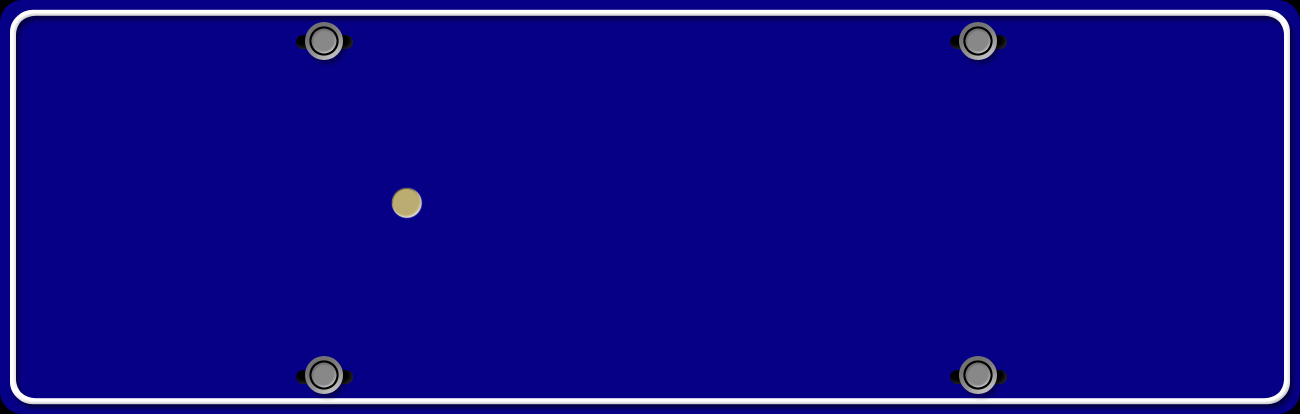
#> input picture UndergraduateCourses/0DeepLearning/CarCard/images/template.bmp, 1300 x 414 px
$ python genplate.py
#> lines starting #> are read from the running program, lines starting #| are printed output that depends on the picture
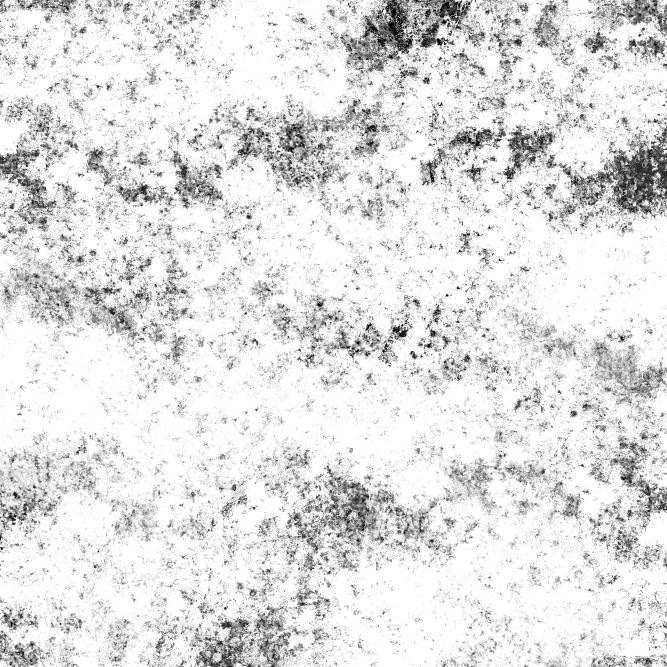
#> input picture UndergraduateCourses/0DeepLearning/CarCard/images/smu2.jpg, 2000 x 2000 px (shown at 1/3 size)
#> in __init__, self.smu is the input picture: shape (2000, 2000, 3); min 0, max 255, mean 225.7
# coding=utf-8

from PIL import ImageFont
from PIL import Image
from PIL import ImageDraw
import cv2
import numpy as np
import os
from math import *
import matplotlib.pyplot as plt
'''
         参考https://github.com/szad670401/end-to-end-for-chinese-plate-recognition 车牌数据集源地址
         车牌生成器作为数据集使用 关键代码已注释
'''

# font = ImageFont.truetype("Arial-Bold.ttf",14)

index = {"京": 0, "沪": 1, "津": 2, "渝": 3, "冀": 4, "晋": 5, "蒙": 6, "辽": 7, "吉": 8, "黑": 9, "苏": 10, "浙": 11, "皖": 12,
         "闽": 13, "赣": 14, "鲁": 15, "豫": 16, "鄂": 17, "湘": 18, "粤": 19, "桂": 20, "琼": 21, "川": 22, "贵": 23, "云": 24,
         "藏": 25, "陕": 26, "甘": 27, "青": 28, "宁": 29, "新": 30, "0": 31, "1": 32, "2": 33, "3": 34, "4": 35, "5": 36,
         "6": 37, "7": 38, "8": 39, "9": 40, "A": 41, "B": 42, "C": 43, "D": 44, "E": 45, "F": 46, "G": 47, "H": 48,
         "J": 49, "K": 50, "L": 51, "M": 52, "N": 53, "P": 54, "Q": 55, "R": 56, "S": 57, "T": 58, "U": 59, "V": 60,
         "W": 61, "X": 62, "Y": 63, "Z": 64}

chars = ["京", "沪", "津", "渝", "冀", "晋", "蒙", "辽", "吉", "黑", "苏", "浙", "皖", "闽", "赣", "鲁", "豫", "鄂", "湘", "粤", "桂",
              "琼", "川", "贵", "云", "藏", "陕", "甘", "青", "宁", "新", "0", "1", "2", "3", "4", "5", "6", "7", "8", "9", "A",
              "B", "C", "D", "E", "F", "G", "H", "J", "K", "L", "M", "N", "P", "Q", "R", "S", "T", "U", "V", "W", "X",
              "Y", "Z"]


def AddSmudginess(img, Smu):
    rows = r(Smu.shape[0] - 50)

    cols = r(Smu.shape[1] - 50)
    adder = Smu[rows:rows + 50, cols:cols + 50]
    adder = cv2.resize(adder, (50, 50))
    #   adder = cv2.bitwise_not(adder)
    img = cv2.resize(img, (50, 50))
    img = cv2.bitwise_not(img)
    img = cv2.bitwise_and(adder, img)
    img = cv2.bitwise_not(img)
    return img


def rot(img, angel, shape, max_angel):
    """ 使图像轻微的畸变
        img 输入图像
        factor 畸变的参数
        size 为图片的目标尺寸
    """
    size_o = [shape[1], shape[0]]

    size = (shape[1] + int(shape[0]*cos((float(max_angel)/180) * 3.14)), shape[0])

    interval = abs(int(sin((float(angel) / 180) * 3.14) * shape[0]))

    pts1 = np.float32([[0, 0], [0, size_o[1]], [size_o[0], 0], [size_o[0], size_o[1]]])
    if angel > 0:
        pts2 = np.float32([[interval, 0], [0, size[1]], [size[0], 0], [size[0]-interval, size_o[1]]])
    else:
        pts2 = np.float32([[0, 0], [interval, size[1]], [size[0]-interval, 0], [size[0], size_o[1]]])

    M = cv2.getPerspectiveTransform(pts1, pts2)
    dst = cv2.warpPerspective(img, M, size)

    return dst


def rotRandrom(img, factor, size):
    shape = size
    pts1 = np.float32([[0, 0], [0, shape[0]], [shape[1], 0], [shape[1], shape[0]]])
    pts2 = np.float32([[r(factor), r(factor)], [r(factor), shape[0] - r(factor)], [shape[1] - r(factor),  r(factor)],
                       [shape[1] - r(factor), shape[0] - r(factor)]])
    M = cv2.getPerspectiveTransform(pts1, pts2)
    dst = cv2.warpPerspective(img, M, size)
    return dst


def tfactor(img):
    hsv = cv2.cvtColor(img, cv2.COLOR_BGR2HSV)
    hsv[:, :, 0] = hsv[:, :, 0]*(0.8 + np.random.random()*0.2)
    hsv[:, :, 1] = hsv[:, :, 1]*(0.3 + np.random.random()*0.7)
    hsv[:, :, 2] = hsv[:, :, 2]*(0.5 + np.random.random()*0.5) # 这里如果觉得生成的图片暗 可以适当加到两个0.5
    img = cv2.cvtColor(hsv, cv2.COLOR_HSV2BGR)

    return img


def random_envirment(img, data_set):
    index = r(len(data_set))
    env = cv2.imread(data_set[index])

    env = cv2.resize(env, (img.shape[1], img.shape[0]))

    bak = (img == 0)
    bak = bak.astype(np.uint8)*255
    inv = cv2.bitwise_and(bak, env)
    img = cv2.bitwise_or(inv, img)
    return img


def GenCh(f, val):
    img = Image.new("RGB", (45, 70), (255, 255, 255))
    draw = ImageDraw.Draw(img)
    draw.text((0, 3), val, (0, 0, 0), font=f)
    img = img.resize((23, 70))
    A = np.array(img)

    return A


def GenCh1(f, val):
    img = Image.new("RGB", (23, 70), (255, 255, 255))
    draw = ImageDraw.Draw(img)
    draw.text((0, 2), val.encode('utf-8').decode('utf-8'), (0, 0, 0), font=f)
    A = np.array(img)
    return A


def AddGauss(img, level):
    return cv2.blur(img, (level * 2 + 1, level * 2 + 1))


def r(val):
    return int(np.random.random() * val)


def AddNoiseSingleChannel(single):
    diff = 255-single.max()
    noise = np.random.normal(0, 1+r(6), single.shape)
    noise = (noise - noise.min())/(noise.max()-noise.min())
    noise = diff*noise
    noise = noise.astype(np.uint8)
    dst = single + noise
    return dst


def addNoise(img, sdev=0.5, avg=10):
    img[:, :, 0] = AddNoiseSingleChannel(img[:, :, 0])
    img[:, :, 1] = AddNoiseSingleChannel(img[:, :, 1])
    img[:, :, 2] = AddNoiseSingleChannel(img[:, :, 2])
    return img


class GenPlate:

    def __init__(self, fontCh, fontEng, NoPlates):
        self.fontC = ImageFont.truetype(fontCh, 43, 0)
        self.fontE = ImageFont.truetype(fontEng, 60, 0)
        self.img = np.array(Image.new("RGB", (226, 70), (255, 255, 255)))
        self.bg = cv2.resize(cv2.imread("./images/template.bmp"), (226, 70))
        self.smu = cv2.imread("./images/smu2.jpg")
        self.noplates_path = []
        for parent, parent_folder, filenames in os.walk(NoPlates):
            for filename in filenames:
                path = parent+"/"+filename
                self.noplates_path.append(path)

    def draw(self, val):
        offset = 2

        self.img[0:70, offset+8:offset+8+23] = GenCh(self.fontC, val[0])
        self.img[0:70, offset+8+23+6:offset+8+23+6+23] = GenCh1(self.fontE, val[1])
        for i in range(5):
            base = offset+8+23+6+23+17+i*23+i*6
            self.img[0:70, base: base+23] = GenCh1(self.fontE, val[i+2])
        return self.img

    def generate(self, text):  # 这里是对图片内容的生成与加工 每次com结束可以show就可以大概清楚对应方法做了什么
        if len(text) == 7:
            fg = self.draw(text.encode('utf-8').decode(encoding="utf-8"))
            fg = cv2.bitwise_not(fg)
            com = cv2.bitwise_or(fg, self.bg)
            com = rot(com, r(60)-30, com.shape, 30)
            com = rotRandrom(com, 10, (com.shape[1], com.shape[0]))
            # com = AddSmudginess(com,self.smu)
            com = tfactor(com)
            com = random_envirment(com, self.noplates_path)
            com = AddGauss(com, 1+r(1))
            com = addNoise(com)
            return com

    def genPlateString(self, pos, val):
        plateStr = ""
        box = [0, 0, 0, 0, 0, 0, 0]
        if pos != -1:
            box[pos] = 1
        for unit, cpos in zip(box, range(len(box))):
            if unit == 1:
                plateStr += val
            else:
                if cpos == 0:
                    plateStr += chars[r(31)]
                elif cpos == 1:
                    plateStr += chars[41+r(24)]
                else:
                    plateStr += chars[31+r(34)]

        return plateStr

    def genBatch(self, batchSize, pos, charRange, outputPath, size):
        if not os.path.exists(outputPath):
            os.mkdir(outputPath)
        platestr_list, img_list = [], []
        for i in range(batchSize):
            plateStr = G.genPlateString(-1, -1)  # 返回车牌字符串 例如 '晋M12345'
            platestr_list.append(plateStr)
            img = G.generate(plateStr)  # 返回生成好的车牌图片 使用CV2打开的
#> in GenCh, `img = Image.new("RGB", (45, 70), (255, 255, 255))`: img: PIL image 45x70 RGB; every value is 255
#> in GenCh1, `img = Image.new("RGB", (23, 70), (255, 255, 255))`: img: PIL image 23x70 RGB; every value is 255
#> in draw, `self.img[0:70, offset+8+23+6:offset+8+23+6+23] = GenCh1(self.fontE, va..`: self.img: shape (70, 226, 3); min 0, max 255, mean 248.1
#> after the loop in draw, `for i in range(5):`:
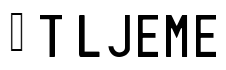
#> self.img: shape (70, 226, 3); min 0, max 255, mean 216.5
#> in tfactor, `hsv = cv2.cvtColor(img, cv2.COLOR_BGR2HSV)`: hsv: shape (70, 286, 3); mean H, S, V 63.4, 114.6, 87.8
#> in tfactor, `hsv[:, :, 0] = hsv[:, :, 0]*(0.8 + np.random.random()*0.2)`: hsv: shape (70, 286, 3); mean H, S, V 50.8, 114.6, 87.8
#> in tfactor, `hsv[:, :, 1] = hsv[:, :, 1]*(0.3 + np.random.random()*0.7)`: hsv: shape (70, 286, 3); mean H, S, V 50.8, 101, 87.8
#> in tfactor, `hsv[:, :, 2] = hsv[:, :, 2]*(0.5 + np.random.random()*0.5)`: hsv: shape (70, 286, 3); mean H, S, V 50.8, 101, 77.9
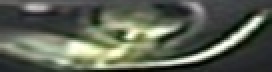
#> input picture UndergraduateCourses/0DeepLearning/CarCard/NoPlates/A02_NBD719_2.jpg, 136 x 36 px (shown 2 times larger)
#> in random_envirment, env is the input picture: shape (36, 136, 3); mean B, G, R 83.7, 97.2, 91.6
#> in AddGauss, `return cv2.blur(img, (level * 2 + 1, level * 2 + 1))`:
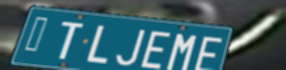
#> returned value: shape (70, 286, 3); mean of channels 0, 1, 2 107, 97.6, 60; drawn as B, G, R
#> in AddNoiseSingleChannel, `diff = 255-single.max()`: diff = 19
#> in AddNoiseSingleChannel, `dst = single + noise`:
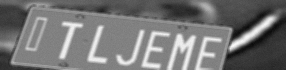
#> dst: shape (70, 286); min 11, max 252, mean 116.7
#> in AddNoiseSingleChannel (call 2), `diff = 255-single.max()`: diff = 6
#> in AddNoiseSingleChannel (call 2), `dst = single + noise`:
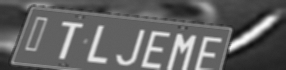
#> dst: shape (70, 286); min 14, max 252, mean 100.1
            img = cv2.resize(img, size)
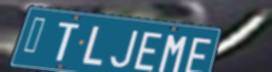
#> img: shape (72, 272, 3); mean B, G, R 116.6, 100, 66.1
            img_list.append(img)
            # cv2.imencode('.jpg', img)[1].tofile(os.path.join(outputPath, str(i).zfill(4) + '_' + plateStr + ".jpg")) # 如需保存图片名中有中问
            # cv2.imwrite(os.path.join(outputPath, str(i).zfill(4) + '_' + plateStr + ".jpg"), img) # 正常保存 作为车牌训练数据集的话一般不需要保存
        return platestr_list, img_list

G = GenPlate("./font/platech.ttf", './font/platechar.ttf', "./NoPlates")
if __name__ == '__main__':
    G = GenPlate("./font/platech.ttf", './font/platechar.ttf', "./NoPlates")
    # G = GenPlate("./plate/font/platech.ttf", './plate/font/platechar.ttf', "./plate/NoPlates")
    G.genBatch(100, 2, range(31, 65), "./carpai", (272, 72))
